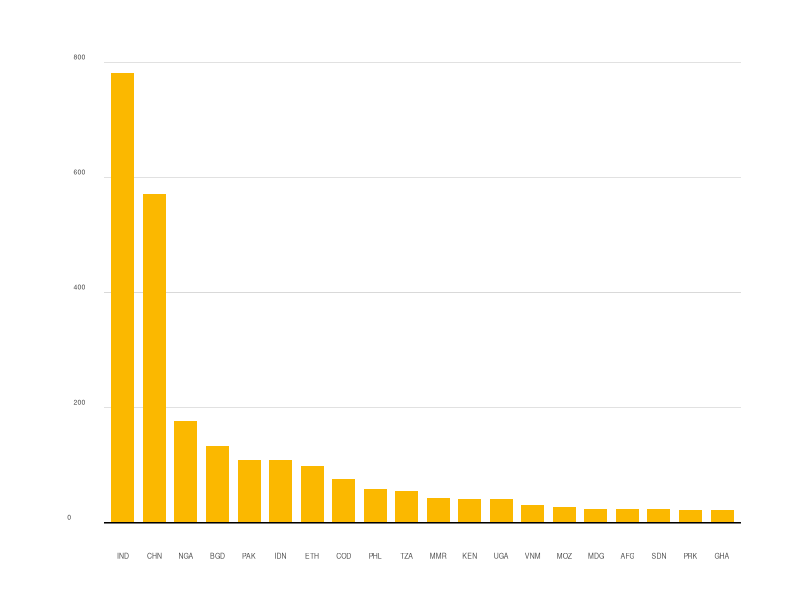
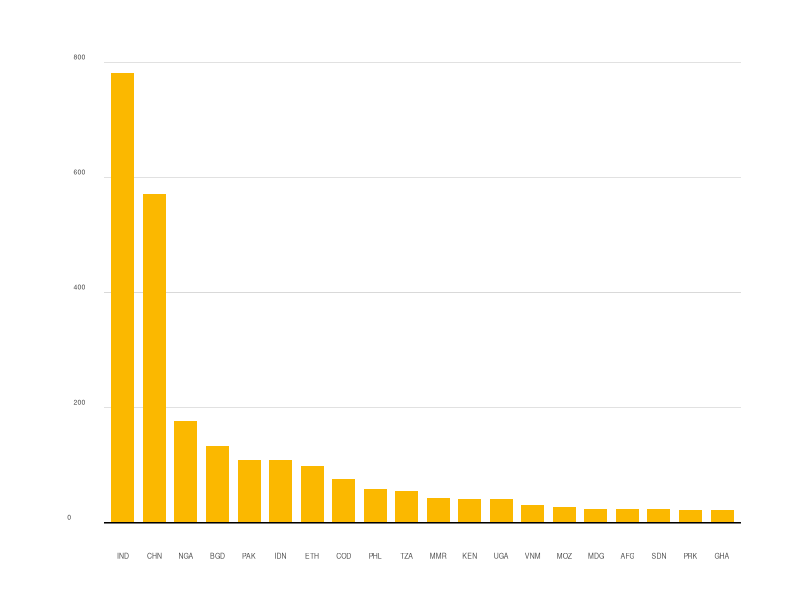

These figures' R source, in order:
# Set working directory
setwd("~/Documents/Tools/RStudio/267_ScriptTemplates/bar_charts/UN")

# Load libraries
library(tidyverse)

# Load data
data <- read_csv("sample.csv")

# Define variables
x <- reorder(data$code, -data$million_people)
y <- data$million_people
width <- 0.73
fill <- "#FBB800"
min_value <- 100
max_value <- 800
y_limits <- c(min_value, max_value)
breaks <- c(0, 200, 400, 600, 800)

# Plot chart
plot <- ggplot(data,aes(x = x, 
                        y = y)) + 
        geom_bar(stat = "identity", fill = fill, width = width) + # width and spacing of bars
        expand_limits(y = y_limits) + # min and max of y axis
        scale_y_continuous(breaks = breaks) + # intervals for y axis breaks
        geom_hline(yintercept= 0, colour = "black", size = 0.5) + # thick baseline
        theme_minimal() +
        theme(panel.grid.major.y = element_line(colour = "#8D8D8D", size = 0.1), # colour and width of horizontal grid lines
              panel.grid.major.x = element_blank(), # remove gridlines
              panel.grid.minor = element_blank(), # remove gridlines
              axis.title.x=element_blank(), # remove x axis title
              axis.title.y=element_blank(), # remove y axis title
              axis.text.x = element_text(size = 5), # adjust size of x axis labels
              axis.text.y = element_text(vjust=-0.5, hjust=-0.8, size = 5), # position of y axis labels
              plot.margin = margin(1, 1.5, 1, 2,"cm")) # set margins
plot

# Save chart to right dimensions
ggsave("plot.pdf", width = 6.8, height = 1.84, units = "in")
